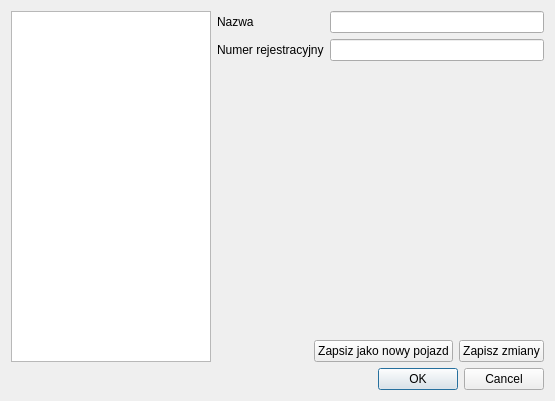
<?xml version="1.0" encoding="UTF-8"?>
<ui version="4.0">
 <class>DialogEditVehicles</class>
 <widget class="QDialog" name="DialogEditVehicles">
  <property name="geometry">
   <rect>
    <x>0</x>
    <y>0</y>
    <width>555</width>
    <height>401</height>
   </rect>
  </property>
  <property name="windowTitle">
   <string>Dialog</string>
  </property>
  <layout class="QVBoxLayout" name="verticalLayout_2">
   <item>
    <layout class="QHBoxLayout" name="horizontalLayout_4">
     <item>
      <widget class="QListView" name="lv_vehicles">
       <property name="sizePolicy">
        <sizepolicy hsizetype="Preferred" vsizetype="Expanding">
         <horstretch>0</horstretch>
         <verstretch>0</verstretch>
        </sizepolicy>
       </property>
       <property name="maximumSize">
        <size>
         <width>200</width>
         <height>16777215</height>
        </size>
       </property>
      </widget>
     </item>
     <item>
      <layout class="QVBoxLayout" name="verticalLayout">
       <item>
        <layout class="QFormLayout" name="formLayout">
         <item row="0" column="0">
          <widget class="QLabel" name="label">
           <property name="text">
            <string>Nazwa</string>
           </property>
          </widget>
         </item>
         <item row="0" column="1">
          <widget class="QLineEdit" name="le_vehName"/>
         </item>
         <item row="1" column="0">
          <widget class="QLabel" name="label_2">
           <property name="text">
            <string>Numer rejestracyjny</string>
           </property>
          </widget>
         </item>
         <item row="1" column="1">
          <widget class="QLineEdit" name="le_plateNo"/>
         </item>
        </layout>
       </item>
       <item>
        <layout class="QGridLayout" name="gridLayout">
         <item row="0" column="1">
          <widget class="QPushButton" name="pb_saveAsNewVehicle">
           <property name="text">
            <string>Zapsiz jako nowy pojazd</string>
           </property>
          </widget>
         </item>
         <item row="0" column="2">
          <widget class="QPushButton" name="pb_saveVehicle">
           <property name="text">
            <string>Zapisz zmiany</string>
           </property>
          </widget>
         </item>
         <item row="0" column="0">
          <spacer name="horizontalSpacer">
           <property name="orientation">
            <enum>Qt::Horizontal</enum>
           </property>
           <property name="sizeHint" stdset="0">
            <size>
             <width>40</width>
             <height>20</height>
            </size>
           </property>
          </spacer>
         </item>
        </layout>
       </item>
      </layout>
     </item>
    </layout>
   </item>
   <item>
    <widget class="QDialogButtonBox" name="buttonBox">
     <property name="orientation">
      <enum>Qt::Horizontal</enum>
     </property>
     <property name="standardButtons">
      <set>QDialogButtonBox::Cancel|QDialogButtonBox::Ok</set>
     </property>
    </widget>
   </item>
  </layout>
 </widget>
 <resources/>
 <connections>
  <connection>
   <sender>buttonBox</sender>
   <signal>accepted()</signal>
   <receiver>DialogEditVehicles</receiver>
   <slot>accept()</slot>
   <hints>
    <hint type="sourcelabel">
     <x>248</x>
     <y>254</y>
    </hint>
    <hint type="destinationlabel">
     <x>157</x>
     <y>274</y>
    </hint>
   </hints>
  </connection>
  <connection>
   <sender>buttonBox</sender>
   <signal>rejected()</signal>
   <receiver>DialogEditVehicles</receiver>
   <slot>reject()</slot>
   <hints>
    <hint type="sourcelabel">
     <x>316</x>
     <y>260</y>
    </hint>
    <hint type="destinationlabel">
     <x>286</x>
     <y>274</y>
    </hint>
   </hints>
  </connection>
 </connections>
</ui>
